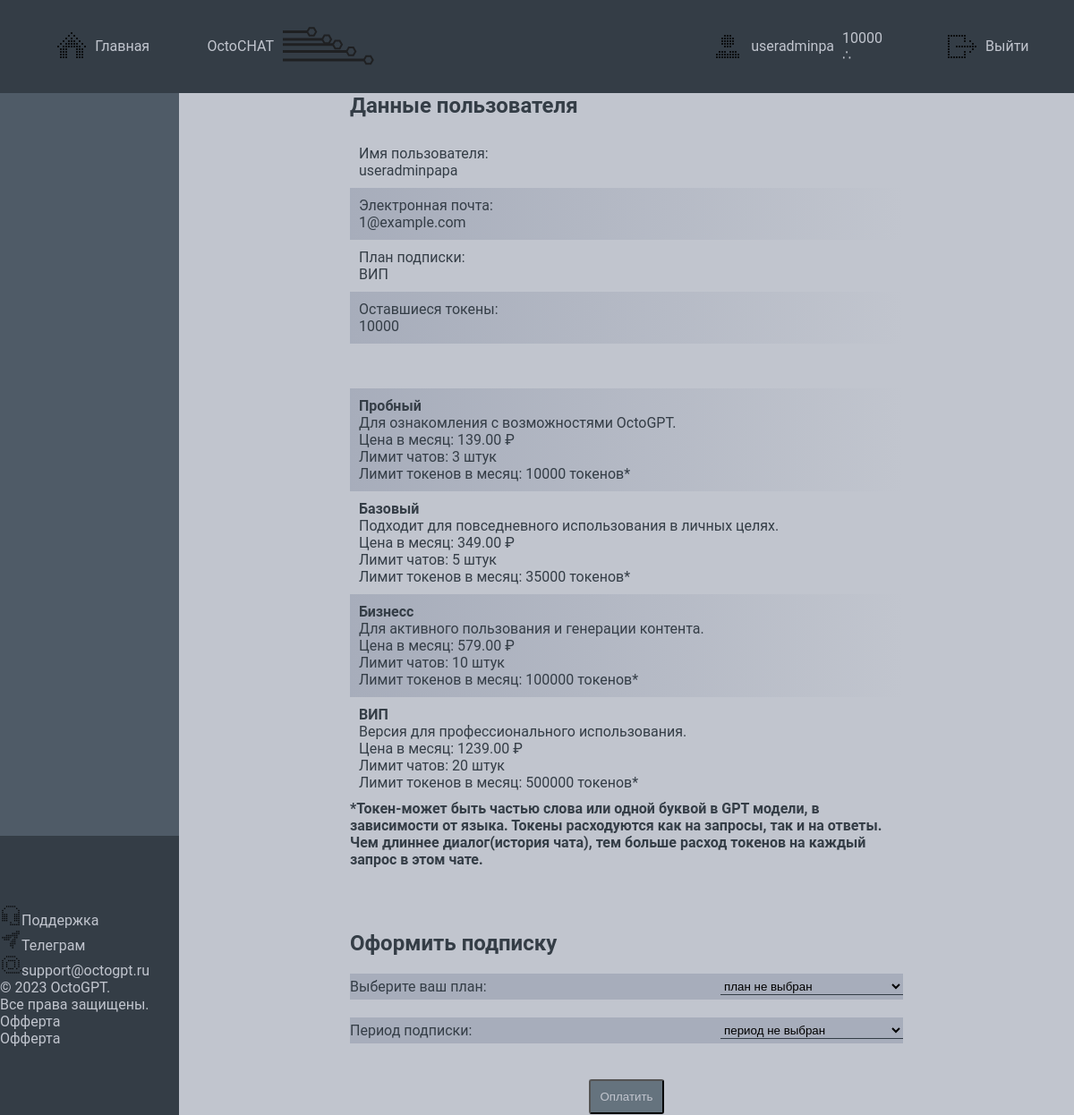
The app's page /account/ (signed in) with its own data.
### AIsite/models.py (models this page shows, shortened)
class UserData(models.Model):
    data_user = models.OneToOneField(User, on_delete=models.CASCADE, null=True)
    telegram_username = models.CharField(max_length=255, null=True, blank=True)
    telegram_id = models.IntegerField(null=True, blank=True)
    balance = models.IntegerField(null=True, blank=True, default=1000)
    subscription = models.ForeignKey('Product', on_delete=models.PROTECT, blank=True, null=True,)
    is_guest = models.BooleanField(default=True)
    user_ips = models.JSONField(default=list, blank=True, null=True)

class Product(models.Model):
    product_tag = models.CharField(max_length=32)
    product_name = models.CharField(max_length=50)
    product_price = models.DecimalField(default=249, max_digits=8, decimal_places=2)
    product_description = models.TextField(blank=True)
    chats_limit = models.IntegerField(default=1)
    token_limit = models.IntegerField(default=1000)
    def __str__(self):
        return str(self.product_name)

### AIsite/views.py (the view, shortened to what this page needs)
# urls.py: path("account/", AccountPage.as_view(), name='lk'),
class AccountPage(LoginRequiredMixin, DataMixin, FormView):
    template_name = 'AIsite/lk.html'
    form_class = PaymentForm
    def get_context_data(self, **kwargs):
        context = super().get_context_data(**kwargs)
        c_def = self.get_user_context()
        context['form'] = self.form_class
        context = dict(list(context.items())+list(c_def.items()))
        context['products'] = Product.objects.exclude(product_tag='FREE').exclude(product_tag='GUEST')
        return context

### AIsite/models.py (called while the page is built)
    def __str__(self):
        return str(self.duration_name)

### AIsite/utils.py (called while the page is built, shortened)
    def get_user_context(self, **kwargs):
        ip = self.get_ip()
        context = kwargs
        if self.request.user.is_authenticated:
            udata, isnew = UserData.objects.get_or_create(data_user=self.request.user)
            udata.is_guest = False
            if ip not in udata.user_ips:
                udata.user_ips += [ip]
            udata.save()
        self.request.session['user_pk'] = udata.pk
        context['data_user'] = udata
        context['header'] = header
        context['svg_data'] = self.make_svg_ico((150, 57.3), {'figure': 'logo', 'size': 5})
        return context

    def get_ip(self):
        return self.request.META['REMOTE_ADDR']

### AIsite/templates/AIsite/lk.html (shortened to what this page needs)
{% extends 'AIsite/base.html' %}
{% block content %}
<div class="lk-content">
    <div class="lk-data content-item">
        <h2>Данные пользователя</h2>
        <div class="lk-data-item">
            <div class="lk-label">Имя пользователя:</div><div class="lk-info">{{ data_user.data_user }}</div>
        </div>
        <div class="lk-data-item">
            <div class="lk-label">Электронная почта:</div><div class="lk-info"> {{ user.email }}</div>
        </div>
        <div class="lk-data-item">
            <div class="lk-label">План подписки:</div><div class="lk-info"> {{ data_user.subscription }}</div>
        </div>
        <div class="lk-data-item">
            <div class="lk-label">Оставшиеся токены:</div><div class="lk-info"> {{ data_user.balance }}</div>
        </div>
    </div>
    <div class="content-item">
        {% for prod in products %}
        <div class="lk-data-item">
            <div class="lk-label"><strong>{{ prod.product_name}}</strong></div>
            <div class="lk-info"> {{ prod.product_description }}</div>
            <div class="lk-info"> Цена в месяц: {{ prod.product_price }} &#8381</div>
            <div class="lk-info"> Лимит чатов: {{ prod.chats_limit }} штук</div>
            <div class="lk-info"> Лимит токенов в месяц: {{ prod.token_limit }} токенов*</div>
        </div>
        {% endfor %}
        <strong>*Токен-может быть частью слова или одной буквой в GPT модели, в зависимости от языка.
        Токены расходуются как на запросы, так и на ответы.
            Чем длиннее диалог(история чата), тем больше расход токенов на каждый запрос в этом чате.</strong>
    </div>
    <div class="top-up content-item">
        <h2>Оформить подписку</h2>
        <form method="post" class="base-form" target="_blank">
            {% for f in form %}
            <div class="field-div">
                <p class="form-field"><label class="form-label" for="{{ f.id_for_label }}">{{f.label}}: </label>{{f}}</p>
            </div>
            {% endfor %}
            <button type="submit">Оплатить</button>
        </form>
    </div>
</div>
{% endblock content %}

### AIsite/templates/AIsite/base.html (shortened to what this page needs)
{% load static %}
<!DOCTYPE html>
<html>
<head>
    <link rel="stylesheet" href="{% static 'css/styles.css' %}">
</head>
<body>
    <div class="site-area grid-container" id="sitearea">
        <header class="menu-header">
            <nav class="navigation">
                <ul class="menu-list">
                    <li class="li-item">
                        <div class="menu-list-item" >
                            <a href="{% url 'home' %}" class="a-header"><img class="ui-icon" src="{% static 'images/led/home.png' %}">
                                Главная
                            </a>
                        </div>
                    </li>
                    <li class="li-item">
                        <div class="menu-list-item" >
                            <a href="{% url 'chat' %}" class="a-header">
                                OctoCHAT
                                <svg class="svg-container ui-icon" width="{{svg_data.width}}" height="{{svg_data.height}}" xmlns="http://www.w3.org/2000/svg">
                                    <g class="svg-logo-group">
                                        {% for elem in svg_data.elements %}
                                             <g class="line-hex">
                                                 <line class="svg-line" x1="{{ elem.line.x1 }}" y1="{{ elem.line.y1 }}" x2="{{ elem.line.x2 }}" y2="{{ elem.line.y2 }}" opacity="NaN" stroke="#1F2022" style="stroke-width:3" fill="none"/>
                                                 <polygon class="svg-poly" points = "{{elem.polygon}}"  fill="none" stroke="#1F2022" style="stroke-width:2"/>
                                             </g>
                                        {% endfor %}
                                    </g>
                                </svg>
                            </a>
                        </div>
                    </li>
                </ul>
                <ul class="menu-list user-menu-piece">
                    {% if request.user.is_authenticated %}
                    <li class="li-item">
                        <div class="menu-list-item">
                            <a href="{% url 'lk' %}" class="a-header">
                            <img class="ui-icon" src="{% static 'images/led/account.png' %}">  <span class="name-user"> {{user.username}}:</span> {{data_user.balance}} &#8756
                        </a></div>
                    </li>
                    <li class="li-item">
                        <div class="menu-list-item"><a href="{% url 'logout' %}" class="a-header">
                            <img class="ui-icon" src="{% static 'images/led/logout.png' %}">Выйти </a></div>
                    </li>
                    {% endif %}
                </ul>
            </nav>
        </header>
        <aside class="side-bar">
        </aside>
        <main class="main-content">
            {% block content %}
            {% endblock %}
        </main>
        <footer class="footer-bar">
            <div class="foot-menu">
                <a href="{% url 'support' %}"><img class="footer-menu-img side" src="{% static 'images/led/headset.png' %}">Поддержка</a>
                <a href=""><img class="footer-menu-img side" src="{% static 'images/led/tg.png' %}">Телеграм</a>
                <a href="mailto:support@octogpt.ru"> <img class="footer-menu-img side" src="{% static 'images/led/at.png' %}">support@octogpt.ru</a>
            </div>
            <div class="foot-menu">
                <p>&copy 2023 OctoGPT.</p>
                <p>Все права защищены.</p>
                <a href='docs/oferta.docx' download>Офферта</a>
                <a href="{% static 'docs/oferta.docx' %}" download>Офферта</a>
            </div>
        </footer>
    </div>
</body>
</html>

### AIsite/static/css/styles.css (style rules this page uses)
:root { --lightest: #c1c5ce; --n2light:#a7adbb; --medium: #65737e; --n2darkest: #4f5b67; --darkest: #343d46; }
:root { --body_bg: black; --header_bg: var(--darkest); --font-header:var(--lightest); --border-header: var(--lightest); --item_bg-header: var(--darkest); --item_bg-header-hover: var(--darkest); --aside_bg: var(--n2darkest); --font-aside: var(--lightest); --border-aside: var(--lightest); --input_bg-aside: transparent; --item_bg-aside: var(--n2darkest); --item_bg-aside_hover: var(--n2light); --button-aside: var(--darkest); --button_hover-aside: var(--n2light); --main-font: var(--darkest); --main-border: var(--medium); --chat_bg: var(--lightest); --font-chat: var(--darkest); --border-chat: var(--darkest); --msg_bg: var(--lightest); --gptmsg_bg: var(--n2light); --border-msg: var(--darkest); --input_div_bg: var(--n2light); --input_bg: transparent; --button-chat: var(--medium); --button_hover-chat: var(--darkest); --btn_font: var(--lightest); --svg: var(--lightest); --footer_bg: var(--darkest); --font-footer: var(--lightest); --border-footer: var(--darkest); }
body, html { margin: 0; padding: 0; borders:none; font-family: roboto, sans-serif, arial black; background-color:var(--body_bg); color:var(--darkest); scroll-behavior: smooth; }
ul { list-style-type: none; }
a { text-decoration: none; }
select { background:transparent; }
p { margin:0px; padding:0px; }
.site-area { width:100vw; grid-template-columns: repeat(12, 1fr) ; grid-template-rows: repeat(12, 8.333vh); height: 99.5vh; }
.grid-container { display: grid; }
.ui-icon { padding:0px; margin: 0px; border: 0px; background-color:transparent; cursor: pointer; }
.menu-header { grid-column: 1 / span 12; grid-row: 1 / 2; background-color: var(--header_bg); }
.navigation { justify-content: space-between; grid-column: 1 / span 12; grid-row: 1 / 2; height:100%; display:flex; margin:0px; padding:0px; flex-direction:row; }
.menu-list { list-style: none; gap:20px; height:100%; display:flex; margin:0px; padding:0px; padding-left: 20px; width:50%; flex-direction:row; align-items:center; justify-content:flex-start; }
.li-item { width: 33%; margin:0px; display:flex; height:78.6%; align-items:center; }
a.a-header { color: var(--font-header); display:flex; z-index: 10; width:100%; height:100%; align-items:center; justify-content:center; gap:10px; }
.menu-list-item { border:0px solid var(--border-header); display:flex; width: 100%; height:100%; align-items:center; justify-content:center; cursor: pointer; border-radius: 7px; }
.menu-list.user-menu-piece { justify-content:flex-end; }
.name-user { overflow:hidden; }
.side-bar { grid-column: 1 / span 2; grid-row: 2 / 10; background-color: var(--aside_bg); overflow-y: auto; align-items: center; color: var(--font-aside); }
.main-content { background-color: var(--chat_bg); grid-column: 3 / span 10; grid-row: 2 / 13; display:flex; overflow-y:auto; justify-content:center; aligh-items:center; }
.lk-content { width:100%; height:100%; display:flex; flex-direction:column; justify-content:center; align-items:center; gap:50px; overflow-y:auto; }
.content-item { width:61.8%; height:100%; display:flex; flex-direction:column; }
.lk-data-item { display:flex; flex-direction:column; justify-content: space-between; padding:10px; }
.lk-data-item:nth-child(odd) { background-image:linear-gradient(to right, var(--n2light), var(--chat_bg)); }
.base-form { display: flex; flex-direction: column; width:100%; height:100%; align-items:center; justify-content:center; gap:20px; }
.base-form>button { background: var(--button-chat); padding:10px; margin: 20px; border-radius:3px; cursor: pointer; color:var(--btn_font); }
.field-div { display:flex; flex-direction: column; align-items:center; background-color: var(--n2light); width:100%; }
.form-field { width:100%; padding:5px; display:flex; justify-content:space-between; }
.form-field>select { background:transparent; width:33%; border: none; border-bottom:1px solid var(--border-chat) }
.footer-bar { grid-column: 1 / 3; grid-row: 10 / 13; background-color: var(--footer_bg); color: var(--font-footer); display:flex; flex-direction:column; justify-content:center; align-items:flex-start; }
.foot-menu { display:flex; flex-direction:column; justify-content:center; align-items:flex-start; }
.foot-menu>a { text-decoration: none; color:var(--font-footer); }

### records on screen
UserData: balance "10000", data_user "useradminpapa", subscription "ВИП"
Product: product_name "Пробный", product_description "Для ознакомления с возможностями OctoGPT.", product_price "139.00", chats_limit "3", token_limit "10000"
Product: product_name "Базовый", product_description "Подходит для повседневного использования в личных целях.", product_price "349.00", chats_limit "5", token_limit "35000"
Product: product_name "Бизнесс", product_description "Для активного пользования и генерации контента.", product_price "579.00", chats_limit "10", token_limit "100000"
Product: product_name "ВИП", product_description "Версия для профессионального использования.", product_price "1239.00", chats_limit "20", token_limit "500000"

### other values on screen
{{ user.email }} "1@example.com"
{{ f.label }} "Выберите ваш план" "Период подписки"
